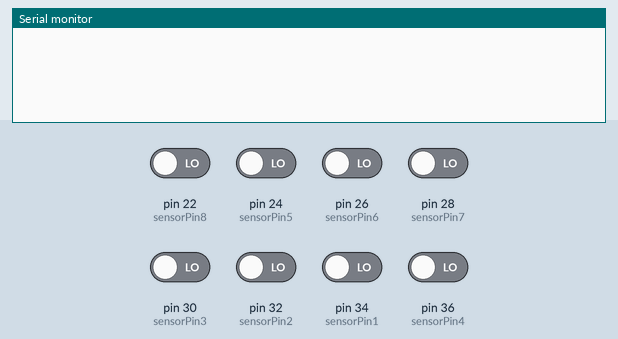
The sketch below on a simulated Arduino Mega 2560, built with avr-gcc and run on an emulated ATmega2560. Shown: the last lines printed to the serial monitor. The test bench sets the inputs (shaded band); at power-on: pin 22 (sensorPin8), pin 24 (sensorPin5), pin 26 (sensorPin6), pin 28 (sensorPin7), pin 30 (sensorPin3), pin 32 (sensorPin2), pin 34 (sensorPin1), pin 36 (sensorPin4) LOW.

Above: at 1.2 s.
1.3 s: pin 22 (sensorPin8) driven HIGH
At 2.3 s:
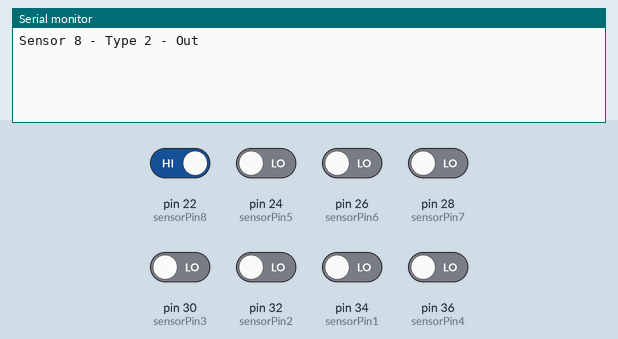
2.8 s: pin 24 (sensorPin5) driven HIGH
At 3.5 s:
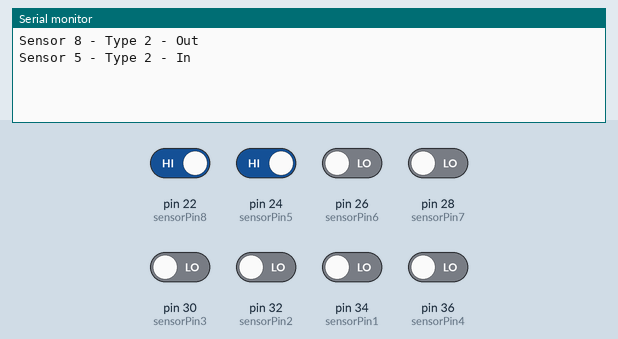
4.3 s: pin 26 (sensorPin6) driven HIGH
At 4.7 s:
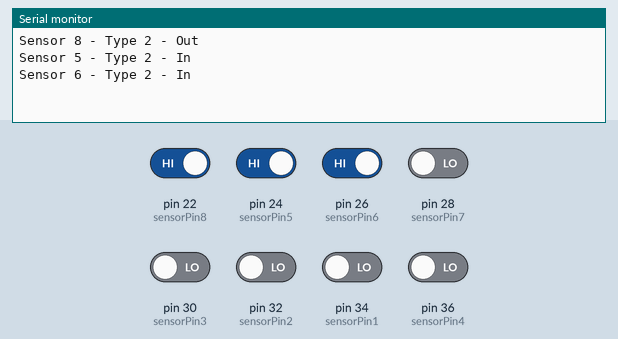
5.8 s: pin 28 (sensorPin7) driven HIGH
At 7.0 s:
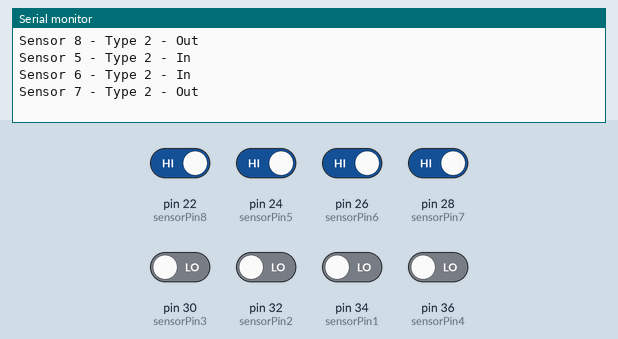
7.3 s: pin 30 (sensorPin3) driven HIGH
At 8.3 s:
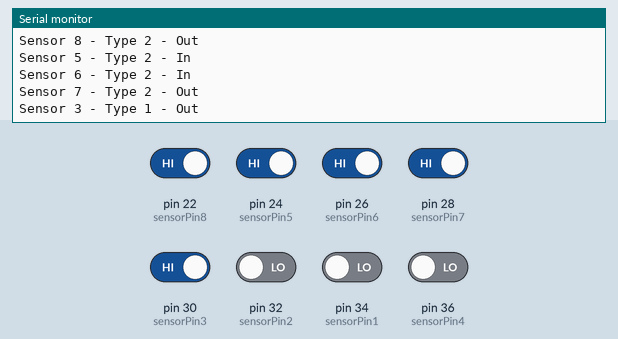
8.8 s: pin 32 (sensorPin2) driven HIGH
At 9.5 s:
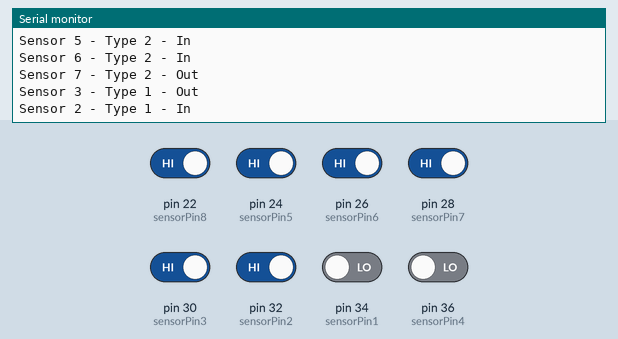

Measured:
- after the input at 1.3 s, the serial monitor: prints a new line at once (image 1)
- after the input at 2.8 s, the serial monitor: prints a new line at once (image 2)
- after the input at 4.3 s, the serial monitor: prints a new line at once (image 3)
- after the input at 5.8 s, the serial monitor: prints a new line at once (image 4)
- after the input at 7.3 s, the serial monitor: prints a new line at once (image 5)
- after the input at 8.8 s, the serial monitor: prints a new line at once (image 6)

The sketch:

BeeSensorConfig.ino
```cpp
int sensorPin1 = 34;  //In
int sensorPin2 = 32;  //In
int sensorPin3 = 30;  //Out
int sensorPin4 = 36;  //Out
int sensorPin5 = 24;  //In
int sensorPin6 = 26;  //In
int sensorPin7 = 28;  //Out
int sensorPin8 = 22;  //Out

int val1, val2, val3, val4, val5, val6, val7, val8;

int count1 = 0, count2 = 0, count3 = 0, count4 = 0;
int count5 = 0, count6 = 0, count7 = 0, count8 = 0;

bool lastState1 = LOW, lastState2 = LOW, lastState3 = LOW, lastState4 = LOW;
bool lastState5 = LOW, lastState6 = LOW, lastState7 = LOW, lastState8 = LOW;

void setup() {
  pinMode(sensorPin1, INPUT);
  pinMode(sensorPin2, INPUT);
  pinMode(sensorPin3, INPUT);
  pinMode(sensorPin4, INPUT);
  pinMode(sensorPin5, INPUT);
  pinMode(sensorPin6, INPUT);
  pinMode(sensorPin7, INPUT);
  pinMode(sensorPin8, INPUT);

  Serial.begin(9600);
}

void loop() {
  val1 = digitalRead(sensorPin1);
  val2 = digitalRead(sensorPin2);
  val3 = digitalRead(sensorPin3);
  val4 = digitalRead(sensorPin4);
  val5 = digitalRead(sensorPin5);
  val6 = digitalRead(sensorPin6);
  val7 = digitalRead(sensorPin7);
  val8 = digitalRead(sensorPin8);

  if (val1 == HIGH && lastState1 == LOW) {
    Serial.println("Sensor 1 - Type 1 - In");
    count1++;
  }
  lastState1 = val1;

  if (val2 == HIGH && lastState2 == LOW) {
    Serial.println("Sensor 2 - Type 1 - In");
    count2++;
  }
  lastState2 = val2;

  if (val3 == HIGH && lastState3 == LOW) {
    Serial.println("Sensor 3 - Type 1 - Out");
    count3++;
  }
  lastState3 = val3;

  if (val4 == HIGH && lastState4 == LOW) {
    Serial.println("Sensor 4 - Type 1 - Out");
    count4++;
  }
  lastState4 = val4;

  if (val5 == HIGH && lastState5 == LOW) {
    Serial.println("Sensor 5 - Type 2 - In");
    count5++;
  }
  lastState5 = val5;

  if (val6 == HIGH && lastState6 == LOW) {
    Serial.println("Sensor 6 - Type 2 - In");
    count6++;
  }
  lastState6 = val6;

  if (val7 == HIGH && lastState7 == LOW) {
    Serial.println("Sensor 7 - Type 2 - Out");
    count7++;
  }
  lastState7 = val7;

  if (val8 == HIGH && lastState8 == LOW) {
    Serial.println("Sensor 8 - Type 2 - Out");
    count8++;
  }
  lastState8 = val8;

  delay(50);
}
```
